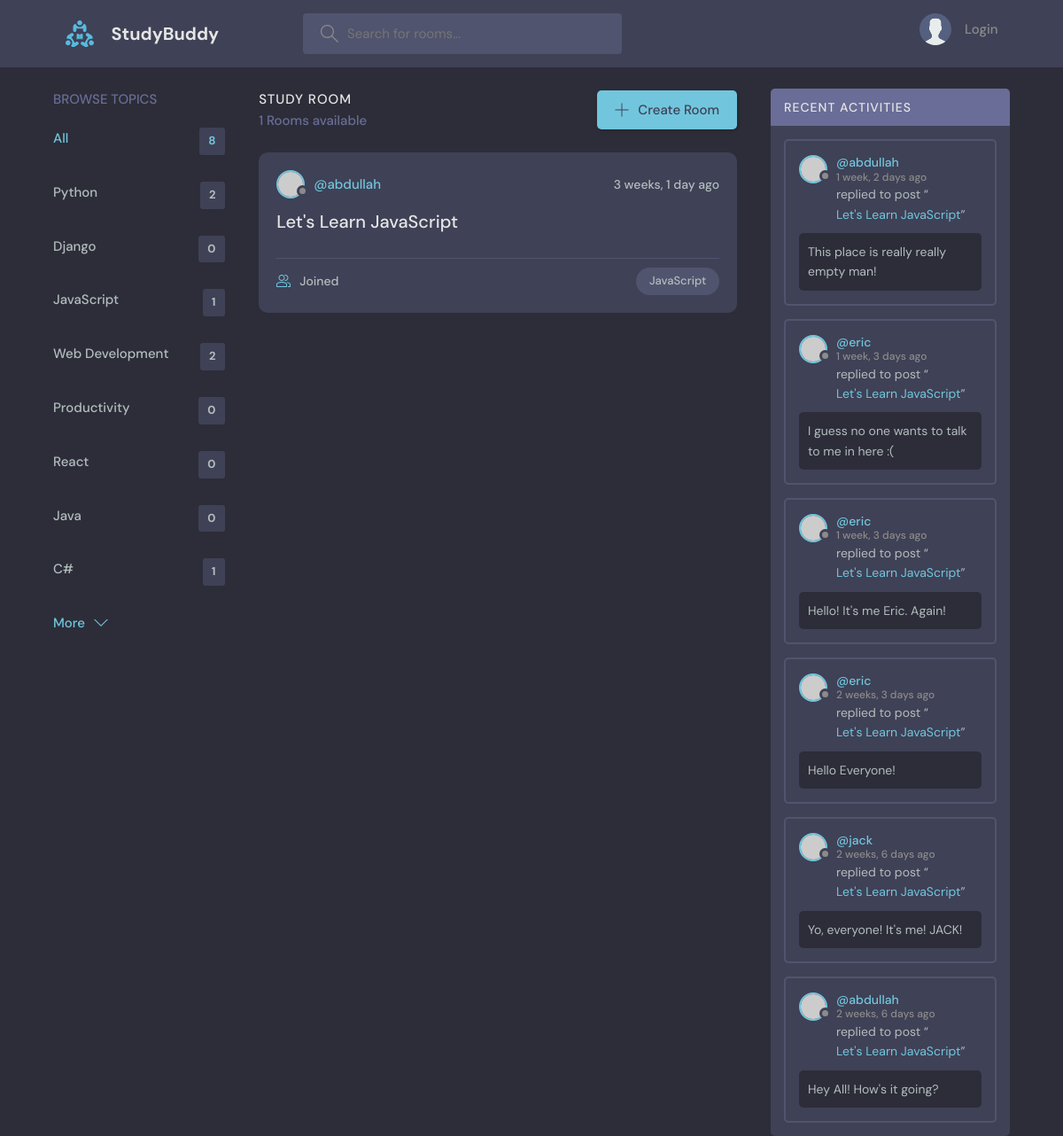
Screenshot of /?q=JavaScript with the database file from the repository.
### base/models.py (models this page shows, shortened)
class Topic(models.Model):
    name: str = models.CharField(max_length=200)

class Room(models.Model):
    host = models.ForeignKey(User, on_delete=models.SET_NULL, null=True)
    topic = models.ForeignKey(Topic, on_delete=models.SET_NULL, null=True)
    name: str = models.CharField(max_length=200)
    description = models.TextField(null=True, blank=True)
    participant = models.ManyToManyField(User, related_name="participant", blank=True)
    updated = models.DateTimeField(auto_now=True)
    created = models.DateTimeField(auto_now_add=True)
    class Meta:
        ordering = ['-updated', '-created']
    def __str__(self):
        return self.name

class Message(models.Model):
    user = models.ForeignKey(User, on_delete=models.CASCADE)
    room = models.ForeignKey(Room, on_delete=models.CASCADE)
    body: str = models.TextField()
    updated = models.DateTimeField(auto_now=True)
    created = models.DateTimeField(auto_now_add=True)
    class Meta:
        ordering = ['-updated', '-created']

### base/views.py (the view)
# urls.py: 2. Add a URL to urlpatterns:  path('', views.home, name='home')
def home(request):
    q = request.GET.get('q') \
        if request.GET.get('q') is not None else ''
    rooms = Room.objects.filter(
        Q(topic__name__icontains=q) |
        Q(name__icontains=q) |
        Q(description__icontains=q)
    )
    room_messages = Message.objects.filter(
        Q(room__topic__name__icontains=q)
    )
    room_count = rooms.count()
    topics = Topic.objects.all()
    context = {'rooms': rooms,
               'topics': topics,
               'room_count': room_count,
               'room_message': room_messages}
    return render(request, 'base/home.html', context)

### base/templates/base/home.html (shortened to what this page needs)
{% extends 'main.html' %}
{% block content %}
    <main class="layout layout--3">
        <div class="container">
            {% include 'base/topics_components.html' %}
            <div class="roomList">
                <div class="roomList__header">
                    <div>
                        <h2>Study Room</h2>
                        <p>{{ room_count }} Rooms available</p>
                    </div>
                    <a class="btn btn--main" href="{% url 'create-room' %}">
                        <svg version="1.1" xmlns="http://www.w3.org/2000/svg" width="32" height="32"
                             viewBox="0 0 32 32">
                            <title>add</title>
                            <path
                                    d="M16.943 0.943h-1.885v14.115h-14.115v1.885h14.115v14.115h1.885v-14.115h14.115v-1.885h-14.115v-14.115z"
                            ></path>
                        </svg>
                        Create Room
                    </a>
                </div>
                {% include 'base/feed_component.html' %}
            </div>
            {% include 'base/activity_component.html' %}
        </div>
    </main>
{% endblock %}

### base/templates/base/topics_components.html
<div class="topics">
    <div class="topics__header">
        <h2>Browse Topics</h2>
    </div>
    <ul class="topics__list">
        <li>
            <a href="{% url 'home' %}" class="active">All <span>{{ topics.count }}</span></a>
        </li>
        {% for topic in topics %}
            <li>
                <a href="{% url 'home' %}?q={{ topic.name }}">{{ topic.name }}
                    <span>{{ topic.room_set.all.count }}</span></a>
            </li>
        {% endfor %}
    </ul>
    <a class="btn btn--link" href="topics.html">
        More
        <svg version="1.1" xmlns="http://www.w3.org/2000/svg" width="32" height="32" viewBox="0 0 32 32">
            <title>chevron-down</title>
            <path d="M16 21l-13-13h-3l16 16 16-16h-3l-13 13z"></path>
        </svg>
    </a>
</div>

### base/templates/base/feed_component.html (shortened to what this page needs)
{% for room in rooms %}
    <div class="roomListRoom">
        <div class="roomListRoom__header">
            <a href="{% url 'user-profile' room.host.id %}" class="roomListRoom__author">
                <div class="avatar avatar--small">
                    <img src="https://randomuser.me/api/portraits/women/11.jpg"/>
                </div>
                <span>@{{ room.host.username }}</span>
            </a>
            <div class="roomListRoom__actions">
                <span>{{ room.created|timesince }} ago</span>
            </div>
        </div>
        <div class="roomListRoom__content">
            <a href="{% url 'room' room.id %}">{{ room.name }}</a>
        </div>
        <div class="roomListRoom__meta">
            <a href="{% url 'room' room.id %}" class="roomListRoom__joined">
                {{ room.participants.all.count }} Joined
            </a>
            <p class="roomListRoom__topic">{{ room.topic.name }}</p>
        </div>
    </div>
{% endfor %}

### base/templates/base/activity_component.html (shortened to what this page needs)
<div class="activities">
    <div class="activities__header">
        <h2>Recent Activities</h2>
    </div>
    {% for message in room_message %}
        <div class="activities__box">
            <div class="activities__boxHeader roomListRoom__header">
                <a href="{% url 'user-profile' message.user.id %}" class="roomListRoom__author">
                    <div class="avatar avatar--small">
                        <img src="https://randomuser.me/api/portraits/women/11.jpg"/>
                    </div>
                    <p>
                        @{{ message.user }}
                        <span>{{ message.created|timesince }} ago</span>
                    </p>
                </a>
            </div>
            <div class="activities__boxContent">
                <p>replied to post “<a href="{% url 'room' message.room.id %}">{{ message.room }}</a>”</p>
                <div class="activities__boxRoomContent">
                    {{ message.body }}
                </div>
            </div>
        </div>
    {% endfor %}
</div>

### rows the page displays
Topic: name "Python", room_set.all.count "2"
Topic: name "Django", room_set.all.count "0"
Topic: name "JavaScript", room_set.all.count "1"
Topic: name "Web Development", room_set.all.count "2"
Topic: name "Productivity", room_set.all.count "0"
Topic: name "React", room_set.all.count "0"
Topic: name "Java", room_set.all.count "0"
Topic: name "C#", room_set.all.count "1"
Room: host.username "abdullah", created "3 weeks, 1 day", name "Let's Learn JavaScript", topic.name "JavaScript"
Message: user "abdullah", created "1 week, 2 days", room "Let's Learn JavaScript", body "This place is really really empty man!"
Message: user "eric", created "1 week, 3 days", room "Let's Learn JavaScript", body "I guess no one wants to talk to me in here :("
Message: user "eric", created "1 week, 3 days", room "Let's Learn JavaScript", body "Hello! It's me Eric. Again!"
Message: user "eric", created "2 weeks, 3 days", room "Let's Learn JavaScript", body "Hello Everyone!"
Message: user "jack", created "2 weeks, 6 days", room "Let's Learn JavaScript", body "Yo, everyone! It's me! JACK!"
Message: user "abdullah", created "2 weeks, 6 days", room "Let's Learn JavaScript", body "Hey All! How's it going?"

### other values shown
{{ topics.count }} "8"
{{ room_count }} "1"
